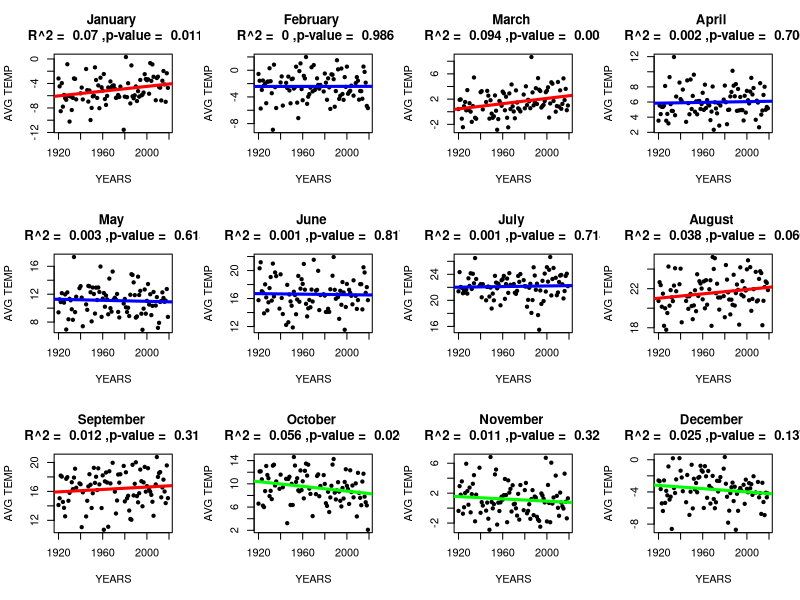

Write R code to recreate this figure.
#Exercise 2 - Big Data


library(data.table)
library(dplyr)
library(ggplot2)

# Preparing Data
# Section 1
dt.yellow.stone = as.data.table(fread("yellowStone.csv"))
dt.yellow.stone = dt.yellow.stone[complete.cases(dt.yellow.stone$TMAX),]
# Section 2
dt.yellow.stone[,DATE := as.Date(DATE,"%Y-%m-%d")]
# Section 3
dt.yellow.stone[,YEAR := as.integer(format(as.Date(dt.yellow.stone$DATE, format="%Y-%m-%d"),"%Y"))]
dt.yellow.stone[,MONTH := as.integer(format(as.Date(dt.yellow.stone$DATE, format="%Y-%m-%d"),"%m"))]
# Section 4

dt.yellow.stone[,NOSAMPLES := sum(YEAR>0),by = paste0(YEAR)]
dt.yellow.stone = dt.yellow.stone[NOSAMPLES >= 250]
dt.yellow.stone[,NOSAMPLES := sum(MONTH>0),by = paste0(MONTH,YEAR)]
# Exploratory data analysis
dt.yellow.stone[,AVGTEMP := mean(TMAX) , by = paste0(MONTH,YEAR)]
# Take from the data, 100 years
dt.yellow.stone = dt.yellow.stone[YEAR > (max(YEAR) - 100)]


# Function show.monthly.temp
show.monthly.temp <- function(dt) {
  monthes = c("January", "February", "March", "April", "May", "June", "July", "August", "September", "October", "November", "December")
  par(mfrow = c(3,4))
  for(i in 1:12){
    temp.dt = dt%>%filter(dt$MONTH == i)%>%group_by(YEAR)%>%summarise(AVGTEMP = unique(AVGTEMP))
    #creating a linear model
    fit = lm(temp.dt$AVGTEMP ~ temp.dt$YEAR)
    
    plot(temp.dt$YEAR,temp.dt$AVGTEMP ,pch = 20,xlab = "YEARS",ylab = "AVG TEMP",
         main = paste(monthes[i],"\n","R^2 = ",round(summary(fit)$r.squared,3), ",p-value = ",round(summary(fit)$coefficients[,4][2],3))) 
    #multiply it in 100 to get the 100 year increase or decrese in celsiuos
    if((coef(fit)[2]*100)>0.5){
      abline(fit,col="red",lwd = 3)
    }
    else if((coef(fit)[2]*100)< -0.5){
      abline(fit,col="green",lwd = 3)
    }
    else{
      abline(fit,col="blue",lwd = 3)
    }
    
  }
}

show.monthly.temp(dt.yellow.stone)


# T-test - Function calc.diff
calc.diff <- function(dt){
  
  display.table = data.table("MONTH" = 1:12,"FIRST_RANGE" ="","LAST_RANGE" ="", "MEAN1"=0, "MEAN2"=0, "DIFF"=0, "N1"=0, "N2"=0, "P.VAL"=0, "FDR"=0, "STATUS"="", "SIG"="")
  
  mean1 = c()
  mean2 = c()
  diff = c()
  first.range = c()
  last.range = c()
  n1 = c()
  n2 = c()
  p_value = c()
  fdr = c()
  
  for(i in 1:12){
    temp.dt = dt%>%filter(dt$MONTH == i)
    temp.dt2 = as.data.table(temp.dt%>%group_by(YEAR)%>%summarise(AVGTEMP = unique(AVGTEMP),NOSAMPLES = unique(NOSAMPLES)))
    temp.dt2[,DIFF := temp.dt2$YEAR-shift(temp.dt2$YEAR)]
    temp.dt2$DIFF[1] = 1 #for the NA in the begining
    
    sum.first = 0
    sum.diff.first = 0
      for(j in 1:nrow(temp.dt2)){
        index = j:(j+9)
        # check if we getting out boundry
        if(index[10] > nrow(temp.dt2))break 
        
        first.10.years = temp.dt2$YEAR[index]
        sum.first = sum(temp.dt2$NOSAMPLES[index])
        sum.diff.first = sum(temp.dt2$DIFF[index])
        # checking if we have enough samples at this first 10 years and if they are really Continuous
        if(sum.first >= 250 && sum.diff.first == 10){
          first.10  = as.data.table(temp.dt%>%filter(temp.dt$YEAR %in% first.10.years))
          break
        }
      }
      
      sum.last = 0
      sum.diff.last = 0
      for(j in nrow(temp.dt2):1){
        #taking the last 10 Continuous years
        index = j:(j-9)
        if(index[10]< 1) break
        
        last.10.years = temp.dt2$YEAR[index]
        sum.last = sum(temp.dt2$NOSAMPLES[index])
        sum.diff.last = sum(temp.dt2$DIFF[index])
        if(sum.last >= 250 && sum.diff.last == 10){
          last.10 = as.data.table(temp.dt%>%filter(temp.dt$YEAR %in% last.10.years))
          break
        }
      }
      
      last.10.years = sort(last.10.years)
  
      
      mean1[i] = mean(first.10 $TMAX)
      mean2[i] = mean(last.10$TMAX)
      diff[i] = abs(mean1[i] - mean2[i])
      if(mean1[i] > mean2[i]){
        diff[i] = diff[i]*(-1)
      }
      first.range[i] = paste0(first.10.years[1] , " - " , first.10.years[10])
      last.range[i] = paste0(last.10.years[1] , " - " , last.10.years[10])
      n1[i] = sum.first
      n2[i] = sum.last
      p_value[i] = t.test(first.10$TMAX,last.10$TMAX,alternative = "two.sided")$p.value
   
  }
  
  display.table[,FIRST_RANGE := first.range]
  display.table[,LAST_RANGE := last.range]
  display.table[,MEAN1 := mean1]
  display.table[,MEAN2 := mean2]
  display.table[,DIFF := diff]
  display.table[,N1 := n1]
  display.table[,N2 := n2]
  display.table[,P.VAL := p_value]
  display.table[,STATUS := ifelse(DIFF < 0,"LOWER","HIGHER")]
  display.table[,FDR := p.adjust(p_value,method = "fdr")]

  display.table$SIG = ""
  display.table$SIG[which(display.table$FDR < 0.001)] = "***"
  display.table$SIG[which(display.table$FDR < 0.01 & display.table$FDR > 0.001)] = "**"
  display.table$SIG[which(display.table$FDR < 0.05 & display.table$FDR > 0.01)] = "*"
  
  print(display.table)
  
}

calc.diff(dt.yellow.stone)


